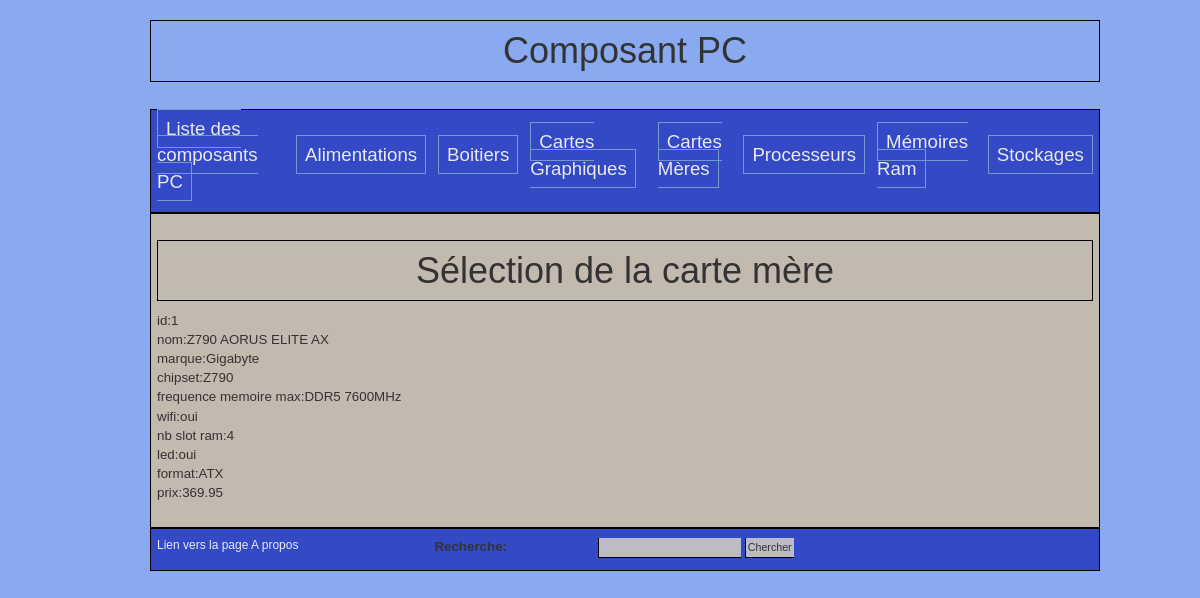
The app's page /include/carte_mere/Carte_mere.php?action=select&id=1 with its own data.
### tables this page shows
CREATE TABLE CARTE_MERE ( id INT NOT NULL PRIMARY KEY AUTO_INCREMENT,
nom VARCHAR(100) NOT NULL, marque VARCHAR(100) NOT NULL, chipset VARCHAR(50) NOT NULL, frequence_memoire_max VARCHAR(30) NOT NULL, wifi VARCHAR(10) NOT NULL, 
nb_slot_ram INT NOT NULL, led VARCHAR(10) NOT NULL, format VARCHAR(20) NOT NULL, prix FLOAT(10,2) NOT NULL);

### include/carte_mere/Carte_mere.php (the view, shortened to what this page needs)
<?php
$root = $_SERVER["DOCUMENT_ROOT"];
$action = key_exists('action', $_GET)? trim($_GET['action']): null;
switch ($action){
    case 'select':
        $id=$_GET["id"];
        $corps="<h1>Sélection de la carte mère</h1>" ;
        $connection =connecter();
        $requete="SELECT * FROM CARTE_MERE where id=$id";
        $query  = $connection->query($requete);
        $query->setFetchMode(PDO::FETCH_OBJ);
        while( $enregistrement = $query->fetch() ){
            $corps .= "id:".$enregistrement->id."<br>nom:".$enregistrement->nom."<br>marque:".$enregistrement->marque."<br>";
            $corps.= "chipset:".$enregistrement->chipset."<br>frequence memoire max:".$enregistrement->frequence_memoire_max."<br>wifi:".$enregistrement->wifi."<br>";
            $corps.= "nb slot ram:".$enregistrement->nb_slot_ram."<br>led:".$enregistrement->led."<br>format:".$enregistrement->format."<br>prix:".$enregistrement->prix."<br>";
        }
        break;
}
include($root."/squelettes/squelette.php");
?>

### style/form.css (style rules this page uses)
body { margin-left: 150px; margin-right: 100px; font-family: arial, helvetica; font-size: 9pt; background-color: #89aaf1; }
h1 { text-align: center; border: 1px solid black; padding: 10px; }

### records on screen
carte_mere: id "1", nom "Z790 AORUS ELITE AX", marque "Gigabyte", chipset "Z790", frequence_memoire_max "DDR5 7600MHz", wifi "oui", nb_slot_ram "4", led "oui", format "ATX", prix "369.95"
